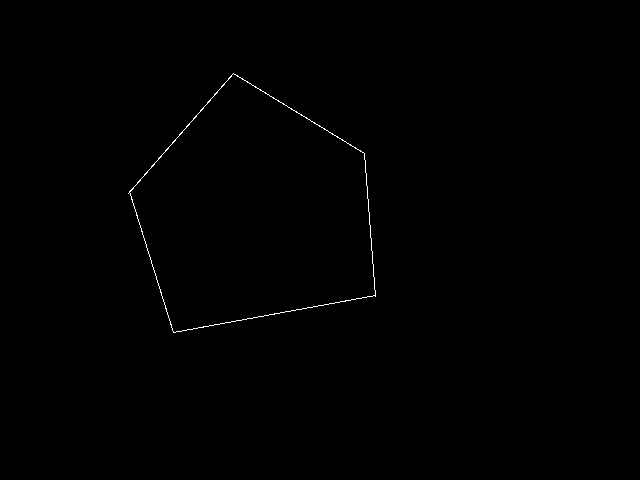
//> input picture Day3/pentagon.png, 640 x 480 px
$ ./hughsTransform   (built with g++ and OpenCV 4)
//> lines starting //> are read from the running program, lines starting //| are printed output that depends on the picture; after the words box and inside, x2 and y2 are one past the last pixel; in counts of white or black regions, pixels touching at a corner belong together
/*
Hough's transform:
tasks to do:
>read an image
>convert to grayscale
>edge detection using canny
>for each r and theta, check for each point if that satisfies the value of r and theta
>in the intensity image for r and theta, increase ther count
>loop through the image and store the values of r and theta for which count is greater than a threshold
>for those values of r and theta iterate through all the points and make their density on an output image equal to 255
*/
#include "opencv2/highgui/highgui.hpp"
#include "opencv2/imgproc/imgproc.hpp"
#include "opencv2/core/core.hpp"
#include <iostream>
#include <cmath>
#include <queue>

using namespace cv;
using namespace std;

typedef struct _line
{
	int r;
	int theta;
}lined;

int main()
{
		Mat img = imread("pentagon.png", 0);
//> img: 480 rows x 640 cols, CV_8UC1; 0.26% white in thin lines or dots, all inside (x1, y1, x2, y2) = (128, 73, 376, 333)
		int rows = img.rows;
//> rows = 480
    	int cols = img.cols;
//> cols = 640

		Mat img_edged, img_out;

		int count = 0;

		lined arr[30];

		int r = sqrt(pow(rows, 2) + pow(cols, 2)) , theta = 360;
//> r = 800
		Mat img_int(r, theta, CV_8UC1, Scalar(0));
		for(int rr = 0; rr < r; rr++)
			for(int thetar = 0; thetar < 360; thetar++)
			{
				img_int.at<uchar>(rr, thetar) = 0;
			}
//> img_int: 800 rows x 360 cols, CV_8UC1; every value is 0

		Canny(img, img_edged, 50, 130, 3, false);
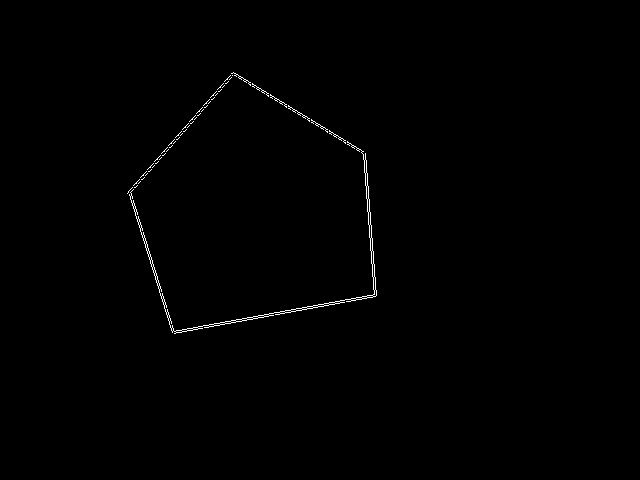
//> img_edged: 480 rows x 640 cols, CV_8UC1; 0.46% white in thin lines or dots, all inside (x1, y1, x2, y2) = (127, 72, 377, 334)

		namedWindow("wind", WINDOW_NORMAL);
		imshow("wind", img_edged);

		for(int rr = 0; rr < r; rr += 5)
			for(int thetar = 0; thetar < 360; thetar += 10)
			{
				cout << "r, theta = " << rr << thetar << endl;

				for(int x = 0; x < rows; x++)
					for(int y = 0; y < cols; y++)
					{
						//cout << "hello" << endl;
						if((int)(x * cos(thetar * CV_PI / 180) + y * sin(thetar * CV_PI / 180) - rr) == 0 && img_edged.at<uchar>(x, y) > 120)
						{
							cout << "hello" << endl;
							img_int.at<uchar>(rr, thetar) += 20;
							if(img_int.at<uchar>(rr, thetar) > 255)
								img_int.at<uchar>(rr, thetar)  = 255;
						}
					}
			}
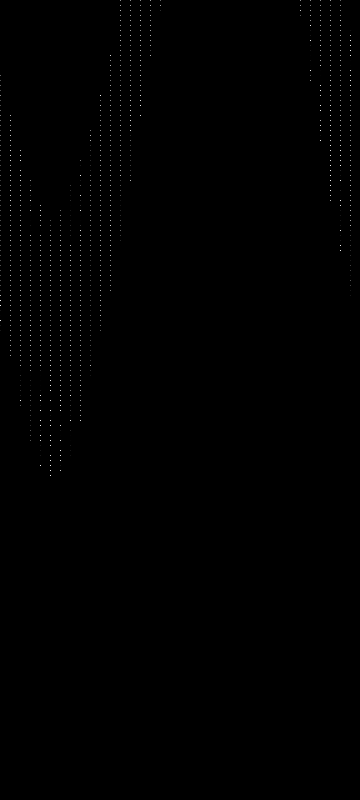
//> img_int: 800 rows x 360 cols, CV_8UC1; min 0, max 244, mean 0.4


		// [11 lines of commented-out code are left out]

		namedWindow("win", WINDOW_AUTOSIZE);
		imshow("win", img_int);
		waitKey(0);
}
